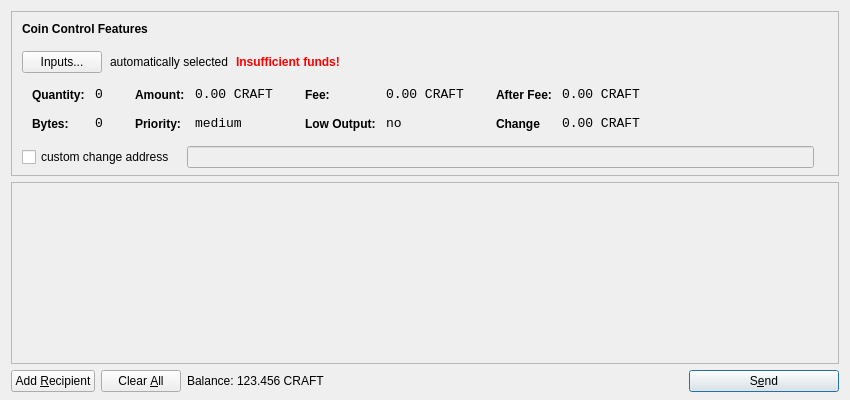
<?xml version="1.0" encoding="UTF-8"?>
<ui version="4.0">
 <class>SendCoinsDialog</class>
 <widget class="QDialog" name="SendCoinsDialog">
  <property name="geometry">
   <rect>
    <x>0</x>
    <y>0</y>
    <width>850</width>
    <height>400</height>
   </rect>
  </property>
  <property name="windowTitle">
   <string>Send Coins</string>
  </property>
  <layout class="QVBoxLayout" name="verticalLayout" stretch="0,1,0">
   <property name="bottomMargin">
    <number>8</number>
   </property>
   <item>
    <widget class="QFrame" name="frameCoinControl">
     <property name="sizePolicy">
      <sizepolicy hsizetype="Expanding" vsizetype="Expanding">
       <horstretch>0</horstretch>
       <verstretch>0</verstretch>
      </sizepolicy>
     </property>
     <property name="maximumSize">
      <size>
       <width>16777215</width>
       <height>16777215</height>
      </size>
     </property>
     <property name="frameShape">
      <enum>QFrame::StyledPanel</enum>
     </property>
     <property name="frameShadow">
      <enum>QFrame::Sunken</enum>
     </property>
     <layout class="QVBoxLayout" name="verticalLayoutCoinControl2">
      <property name="spacing">
       <number>-1</number>
      </property>
      <property name="leftMargin">
       <number>0</number>
      </property>
      <property name="topMargin">
       <number>0</number>
      </property>
      <property name="rightMargin">
       <number>0</number>
      </property>
      <property name="bottomMargin">
       <number>6</number>
      </property>
      <item>
       <layout class="QVBoxLayout" name="verticalLayoutCoinControl" stretch="0,0,0,0,1">
        <property name="spacing">
         <number>0</number>
        </property>
        <property name="leftMargin">
         <number>10</number>
        </property>
        <property name="topMargin">
         <number>10</number>
        </property>
        <item>
         <layout class="QHBoxLayout" name="horizontalLayoutCoinControl1">
          <property name="bottomMargin">
           <number>15</number>
          </property>
          <item>
           <widget class="QLabel" name="labelCoinControlFeatures">
            <property name="sizePolicy">
             <sizepolicy hsizetype="Preferred" vsizetype="Maximum">
              <horstretch>0</horstretch>
              <verstretch>0</verstretch>
             </sizepolicy>
            </property>
            <property name="font">
             <font>
              <weight>75</weight>
              <bold>true</bold>
             </font>
            </property>
            <property name="styleSheet">
             <string notr="true">font-weight:bold;</string>
            </property>
            <property name="text">
             <string>Coin Control Features</string>
            </property>
           </widget>
          </item>
         </layout>
        </item>
        <item>
         <layout class="QHBoxLayout" name="horizontalLayoutCoinControl2" stretch="0,0,0,0">
          <property name="spacing">
           <number>8</number>
          </property>
          <property name="bottomMargin">
           <number>10</number>
          </property>
          <item>
           <widget class="QPushButton" name="pushButtonCoinControl">
            <property name="styleSheet">
             <string notr="true"/>
            </property>
            <property name="text">
             <string>Inputs...</string>
            </property>
           </widget>
          </item>
          <item>
           <widget class="QLabel" name="labelCoinControlAutomaticallySelected">
            <property name="text">
             <string>automatically selected</string>
            </property>
            <property name="margin">
             <number>5</number>
            </property>
           </widget>
          </item>
          <item>
           <widget class="QLabel" name="labelCoinControlInsuffFunds">
            <property name="font">
             <font>
              <weight>75</weight>
              <bold>true</bold>
             </font>
            </property>
            <property name="styleSheet">
             <string notr="true">color:red;font-weight:bold;</string>
            </property>
            <property name="text">
             <string>Insufficient funds!</string>
            </property>
            <property name="margin">
             <number>5</number>
            </property>
           </widget>
          </item>
          <item>
           <spacer name="horizontalSpacerCoinControl">
            <property name="orientation">
             <enum>Qt::Horizontal</enum>
            </property>
            <property name="sizeHint" stdset="0">
             <size>
              <width>40</width>
              <height>1</height>
             </size>
            </property>
           </spacer>
          </item>
         </layout>
        </item>
        <item>
         <widget class="QWidget" name="widgetCoinControl" native="true">
          <property name="sizePolicy">
           <sizepolicy hsizetype="Preferred" vsizetype="Preferred">
            <horstretch>0</horstretch>
            <verstretch>0</verstretch>
           </sizepolicy>
          </property>
          <property name="minimumSize">
           <size>
            <width>0</width>
            <height>0</height>
           </size>
          </property>
          <property name="styleSheet">
           <string notr="true"/>
          </property>
          <layout class="QHBoxLayout" name="horizontalLayoutCoinControl5">
           <property name="margin">
            <number>0</number>
           </property>
           <item>
            <layout class="QHBoxLayout" name="horizontalLayoutCoinControl3" stretch="0,0,0,1">
             <property name="spacing">
              <number>20</number>
             </property>
             <property name="topMargin">
              <number>0</number>
             </property>
             <property name="bottomMargin">
              <number>10</number>
             </property>
             <item>
              <layout class="QFormLayout" name="formLayoutCoinControl1">
               <property name="horizontalSpacing">
                <number>10</number>
               </property>
               <property name="verticalSpacing">
                <number>14</number>
               </property>
               <property name="leftMargin">
                <number>10</number>
               </property>
               <property name="topMargin">
                <number>4</number>
               </property>
               <property name="rightMargin">
                <number>6</number>
               </property>
               <item row="0" column="0">
                <widget class="QLabel" name="labelCoinControlQuantityText">
                 <property name="styleSheet">
                  <string notr="true">font-weight:bold;</string>
                 </property>
                 <property name="text">
                  <string>Quantity:</string>
                 </property>
                 <property name="margin">
                  <number>0</number>
                 </property>
                </widget>
               </item>
               <item row="0" column="1">
                <widget class="QLabel" name="labelCoinControlQuantity">
                 <property name="font">
                  <font>
                   <family>Monospace</family>
                   <pointsize>10</pointsize>
                  </font>
                 </property>
                 <property name="cursor">
                  <cursorShape>IBeamCursor</cursorShape>
                 </property>
                 <property name="contextMenuPolicy">
                  <enum>Qt::ActionsContextMenu</enum>
                 </property>
                 <property name="text">
                  <string>0</string>
                 </property>
                 <property name="margin">
                  <number>0</number>
                 </property>
                 <property name="textInteractionFlags">
                  <set>Qt::LinksAccessibleByMouse|Qt::TextSelectableByKeyboard|Qt::TextSelectableByMouse</set>
                 </property>
                </widget>
               </item>
               <item row="1" column="0">
                <widget class="QLabel" name="labelCoinControlBytesText">
                 <property name="styleSheet">
                  <string notr="true">font-weight:bold;</string>
                 </property>
                 <property name="text">
                  <string>Bytes:</string>
                 </property>
                </widget>
               </item>
               <item row="1" column="1">
                <widget class="QLabel" name="labelCoinControlBytes">
                 <property name="font">
                  <font>
                   <family>Monospace</family>
                   <pointsize>10</pointsize>
                  </font>
                 </property>
                 <property name="cursor">
                  <cursorShape>IBeamCursor</cursorShape>
                 </property>
                 <property name="contextMenuPolicy">
                  <enum>Qt::ActionsContextMenu</enum>
                 </property>
                 <property name="text">
                  <string>0</string>
                 </property>
                 <property name="textInteractionFlags">
                  <set>Qt::LinksAccessibleByMouse|Qt::TextSelectableByKeyboard|Qt::TextSelectableByMouse</set>
                 </property>
                </widget>
               </item>
              </layout>
             </item>
             <item>
              <layout class="QFormLayout" name="formLayoutCoinControl2">
               <property name="horizontalSpacing">
                <number>10</number>
               </property>
               <property name="verticalSpacing">
                <number>14</number>
               </property>
               <property name="leftMargin">
                <number>6</number>
               </property>
               <property name="topMargin">
                <number>4</number>
               </property>
               <property name="rightMargin">
                <number>6</number>
               </property>
               <item row="0" column="0">
                <widget class="QLabel" name="labelCoinControlAmountText">
                 <property name="styleSheet">
                  <string notr="true">font-weight:bold;</string>
                 </property>
                 <property name="text">
                  <string>Amount:</string>
                 </property>
                 <property name="margin">
                  <number>0</number>
                 </property>
                </widget>
               </item>
               <item row="0" column="1">
                <widget class="QLabel" name="labelCoinControlAmount">
                 <property name="font">
                  <font>
                   <family>Monospace</family>
                   <pointsize>10</pointsize>
                  </font>
                 </property>
                 <property name="cursor">
                  <cursorShape>IBeamCursor</cursorShape>
                 </property>
                 <property name="contextMenuPolicy">
                  <enum>Qt::ActionsContextMenu</enum>
                 </property>
                 <property name="text">
                  <string>0.00 CRAFT</string>
                 </property>
                 <property name="textInteractionFlags">
                  <set>Qt::LinksAccessibleByMouse|Qt::TextSelectableByKeyboard|Qt::TextSelectableByMouse</set>
                 </property>
                </widget>
               </item>
               <item row="1" column="0">
                <widget class="QLabel" name="labelCoinControlPriorityText">
                 <property name="styleSheet">
                  <string notr="true">font-weight:bold;</string>
                 </property>
                 <property name="text">
                  <string>Priority:</string>
                 </property>
                </widget>
               </item>
               <item row="1" column="1">
                <widget class="QLabel" name="labelCoinControlPriority">
                 <property name="font">
                  <font>
                   <family>Monospace</family>
                   <pointsize>10</pointsize>
                  </font>
                 </property>
                 <property name="cursor">
                  <cursorShape>IBeamCursor</cursorShape>
                 </property>
                 <property name="contextMenuPolicy">
                  <enum>Qt::ActionsContextMenu</enum>
                 </property>
                 <property name="text">
                  <string>medium</string>
                 </property>
                 <property name="textInteractionFlags">
                  <set>Qt::LinksAccessibleByMouse|Qt::TextSelectableByKeyboard|Qt::TextSelectableByMouse</set>
                 </property>
                </widget>
               </item>
              </layout>
             </item>
             <item>
              <layout class="QFormLayout" name="formLayoutCoinControl3">
               <property name="horizontalSpacing">
                <number>10</number>
               </property>
               <property name="verticalSpacing">
                <number>14</number>
               </property>
               <property name="leftMargin">
                <number>6</number>
               </property>
               <property name="topMargin">
                <number>4</number>
               </property>
               <property name="rightMargin">
                <number>6</number>
               </property>
               <item row="0" column="0">
                <widget class="QLabel" name="labelCoinControlFeeText">
                 <property name="styleSheet">
                  <string notr="true">font-weight:bold;</string>
                 </property>
                 <property name="text">
                  <string>Fee:</string>
                 </property>
                 <property name="margin">
                  <number>0</number>
                 </property>
                </widget>
               </item>
               <item row="0" column="1">
                <widget class="QLabel" name="labelCoinControlFee">
                 <property name="font">
                  <font>
                   <family>Monospace</family>
                   <pointsize>10</pointsize>
                  </font>
                 </property>
                 <property name="cursor">
                  <cursorShape>IBeamCursor</cursorShape>
                 </property>
                 <property name="contextMenuPolicy">
                  <enum>Qt::ActionsContextMenu</enum>
                 </property>
                 <property name="text">
                  <string>0.00 CRAFT</string>
                 </property>
                 <property name="textInteractionFlags">
                  <set>Qt::LinksAccessibleByMouse|Qt::TextSelectableByKeyboard|Qt::TextSelectableByMouse</set>
                 </property>
                </widget>
               </item>
               <item row="1" column="0">
                <widget class="QLabel" name="labelCoinControlLowOutputText">
                 <property name="styleSheet">
                  <string notr="true">font-weight:bold;</string>
                 </property>
                 <property name="text">
                  <string>Low Output:</string>
                 </property>
                </widget>
               </item>
               <item row="1" column="1">
                <widget class="QLabel" name="labelCoinControlLowOutput">
                 <property name="font">
                  <font>
                   <family>Monospace</family>
                   <pointsize>10</pointsize>
                  </font>
                 </property>
                 <property name="cursor">
                  <cursorShape>IBeamCursor</cursorShape>
                 </property>
                 <property name="contextMenuPolicy">
                  <enum>Qt::ActionsContextMenu</enum>
                 </property>
                 <property name="text">
                  <string>no</string>
                 </property>
                 <property name="textInteractionFlags">
                  <set>Qt::LinksAccessibleByMouse|Qt::TextSelectableByKeyboard|Qt::TextSelectableByMouse</set>
                 </property>
                </widget>
               </item>
              </layout>
             </item>
             <item>
              <layout class="QFormLayout" name="formLayoutCoinControl4">
               <property name="horizontalSpacing">
                <number>10</number>
               </property>
               <property name="verticalSpacing">
                <number>14</number>
               </property>
               <property name="leftMargin">
                <number>6</number>
               </property>
               <property name="topMargin">
                <number>4</number>
               </property>
               <property name="rightMargin">
                <number>6</number>
               </property>
               <item row="0" column="0">
                <widget class="QLabel" name="labelCoinControlAfterFeeText">
                 <property name="styleSheet">
                  <string notr="true">font-weight:bold;</string>
                 </property>
                 <property name="text">
                  <string>After Fee:</string>
                 </property>
                 <property name="margin">
                  <number>0</number>
                 </property>
                </widget>
               </item>
               <item row="0" column="1">
                <widget class="QLabel" name="labelCoinControlAfterFee">
                 <property name="font">
                  <font>
                   <family>Monospace</family>
                   <pointsize>10</pointsize>
                  </font>
                 </property>
                 <property name="cursor">
                  <cursorShape>IBeamCursor</cursorShape>
                 </property>
                 <property name="contextMenuPolicy">
                  <enum>Qt::ActionsContextMenu</enum>
                 </property>
                 <property name="text">
                  <string>0.00 CRAFT</string>
                 </property>
                 <property name="textInteractionFlags">
                  <set>Qt::LinksAccessibleByMouse|Qt::TextSelectableByKeyboard|Qt::TextSelectableByMouse</set>
                 </property>
                </widget>
               </item>
               <item row="1" column="0">
                <widget class="QLabel" name="labelCoinControlChangeText">
                 <property name="styleSheet">
                  <string notr="true">font-weight:bold;</string>
                 </property>
                 <property name="text">
                  <string>Change</string>
                 </property>
                </widget>
               </item>
               <item row="1" column="1">
                <widget class="QLabel" name="labelCoinControlChange">
                 <property name="font">
                  <font>
                   <family>Monospace</family>
                   <pointsize>10</pointsize>
                  </font>
                 </property>
                 <property name="cursor">
                  <cursorShape>IBeamCursor</cursorShape>
                 </property>
                 <property name="contextMenuPolicy">
                  <enum>Qt::ActionsContextMenu</enum>
                 </property>
                 <property name="text">
                  <string>0.00 CRAFT</string>
                 </property>
                 <property name="textInteractionFlags">
                  <set>Qt::LinksAccessibleByMouse|Qt::TextSelectableByKeyboard|Qt::TextSelectableByMouse</set>
                 </property>
                </widget>
               </item>
              </layout>
             </item>
            </layout>
           </item>
          </layout>
         </widget>
        </item>
        <item>
         <layout class="QHBoxLayout" name="horizontalLayoutCoinControl4" stretch="0,0,0">
          <property name="spacing">
           <number>12</number>
          </property>
          <property name="sizeConstraint">
           <enum>QLayout::SetDefaultConstraint</enum>
          </property>
          <property name="topMargin">
           <number>5</number>
          </property>
          <property name="rightMargin">
           <number>5</number>
          </property>
          <item>
           <widget class="QCheckBox" name="checkBoxCoinControlChange">
            <property name="text">
             <string>custom change address</string>
            </property>
           </widget>
          </item>
          <item>
           <widget class="QLineEdit" name="lineEditCoinControlChange">
            <property name="enabled">
             <bool>false</bool>
            </property>
            <property name="sizePolicy">
             <sizepolicy hsizetype="Expanding" vsizetype="Fixed">
              <horstretch>0</horstretch>
              <verstretch>0</verstretch>
             </sizepolicy>
            </property>
           </widget>
          </item>
          <item>
           <widget class="QLabel" name="labelCoinControlChangeLabel">
            <property name="sizePolicy">
             <sizepolicy hsizetype="Preferred" vsizetype="Expanding">
              <horstretch>0</horstretch>
              <verstretch>0</verstretch>
             </sizepolicy>
            </property>
            <property name="minimumSize">
             <size>
              <width>0</width>
              <height>0</height>
             </size>
            </property>
            <property name="text">
             <string/>
            </property>
            <property name="margin">
             <number>3</number>
            </property>
           </widget>
          </item>
         </layout>
        </item>
        <item>
         <spacer name="verticalSpacerCoinControl">
          <property name="orientation">
           <enum>Qt::Vertical</enum>
          </property>
          <property name="sizeHint" stdset="0">
           <size>
            <width>800</width>
            <height>1</height>
           </size>
          </property>
         </spacer>
        </item>
       </layout>
      </item>
     </layout>
    </widget>
   </item>
   <item>
    <widget class="QScrollArea" name="scrollArea">
     <property name="widgetResizable">
      <bool>true</bool>
     </property>
     <widget class="QWidget" name="scrollAreaWidgetContents">
      <property name="geometry">
       <rect>
        <x>0</x>
        <y>0</y>
        <width>830</width>
        <height>165</height>
       </rect>
      </property>
      <layout class="QVBoxLayout" name="verticalLayout_2">
       <property name="margin">
        <number>0</number>
       </property>
       <item>
        <layout class="QVBoxLayout" name="entries">
         <property name="spacing">
          <number>6</number>
         </property>
        </layout>
       </item>
       <item>
        <spacer name="verticalSpacer">
         <property name="orientation">
          <enum>Qt::Vertical</enum>
         </property>
         <property name="sizeHint" stdset="0">
          <size>
           <width>20</width>
           <height>40</height>
          </size>
         </property>
        </spacer>
       </item>
      </layout>
     </widget>
    </widget>
   </item>
   <item>
    <layout class="QHBoxLayout" name="horizontalLayout">
     <item>
      <widget class="QPushButton" name="addButton">
       <property name="toolTip">
        <string>Send to multiple recipients at once</string>
       </property>
       <property name="text">
        <string>Add &amp;Recipient</string>
       </property>
       <property name="icon">
        <iconset resource="../bitcoin.qrc">
         <normaloff>:/icons/add</normaloff>:/icons/add</iconset>
       </property>
       <property name="autoDefault">
        <bool>false</bool>
       </property>
      </widget>
     </item>
     <item>
      <widget class="QPushButton" name="clearButton">
       <property name="sizePolicy">
        <sizepolicy hsizetype="Minimum" vsizetype="Fixed">
         <horstretch>0</horstretch>
         <verstretch>0</verstretch>
        </sizepolicy>
       </property>
       <property name="toolTip">
        <string>Remove all transaction fields</string>
       </property>
       <property name="text">
        <string>Clear &amp;All</string>
       </property>
       <property name="icon">
        <iconset resource="../bitcoin.qrc">
         <normaloff>:/icons/remove</normaloff>:/icons/remove</iconset>
       </property>
       <property name="autoRepeatDelay">
        <number>300</number>
       </property>
       <property name="autoDefault">
        <bool>false</bool>
       </property>
      </widget>
     </item>
     <item>
      <layout class="QHBoxLayout" name="horizontalLayout_2">
       <property name="spacing">
        <number>3</number>
       </property>
       <item>
        <widget class="QLabel" name="label">
         <property name="sizePolicy">
          <sizepolicy hsizetype="Preferred" vsizetype="Fixed">
           <horstretch>0</horstretch>
           <verstretch>0</verstretch>
          </sizepolicy>
         </property>
         <property name="text">
          <string>Balance:</string>
         </property>
        </widget>
       </item>
       <item>
        <widget class="QLabel" name="labelBalance">
         <property name="sizePolicy">
          <sizepolicy hsizetype="Preferred" vsizetype="Fixed">
           <horstretch>0</horstretch>
           <verstretch>0</verstretch>
          </sizepolicy>
         </property>
         <property name="cursor">
          <cursorShape>IBeamCursor</cursorShape>
         </property>
         <property name="text">
          <string>123.456 CRAFT</string>
         </property>
         <property name="textInteractionFlags">
          <set>Qt::LinksAccessibleByMouse|Qt::TextSelectableByKeyboard|Qt::TextSelectableByMouse</set>
         </property>
        </widget>
       </item>
      </layout>
     </item>
     <item>
      <spacer name="horizontalSpacer">
       <property name="orientation">
        <enum>Qt::Horizontal</enum>
       </property>
       <property name="sizeHint" stdset="0">
        <size>
         <width>40</width>
         <height>20</height>
        </size>
       </property>
      </spacer>
     </item>
     <item>
      <widget class="QPushButton" name="sendButton">
       <property name="minimumSize">
        <size>
         <width>150</width>
         <height>0</height>
        </size>
       </property>
       <property name="toolTip">
        <string>Confirm the send action</string>
       </property>
       <property name="text">
        <string>S&amp;end</string>
       </property>
       <property name="icon">
        <iconset resource="../bitcoin.qrc">
         <normaloff>:/icons/send</normaloff>:/icons/send</iconset>
       </property>
       <property name="default">
        <bool>true</bool>
       </property>
      </widget>
     </item>
    </layout>
   </item>
  </layout>
 </widget>
 <resources>
  <include location="../bitcoin.qrc"/>
 </resources>
 <connections/>
</ui>
